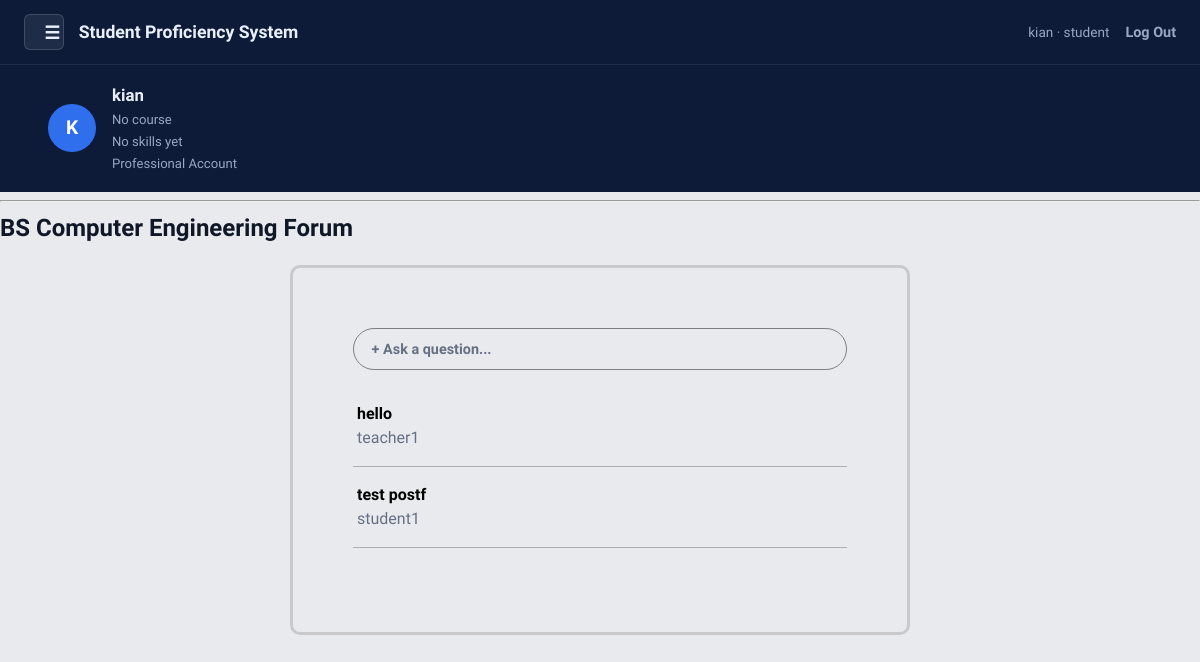
Page /forum/course/4/ (signed in) on the earlier database version.
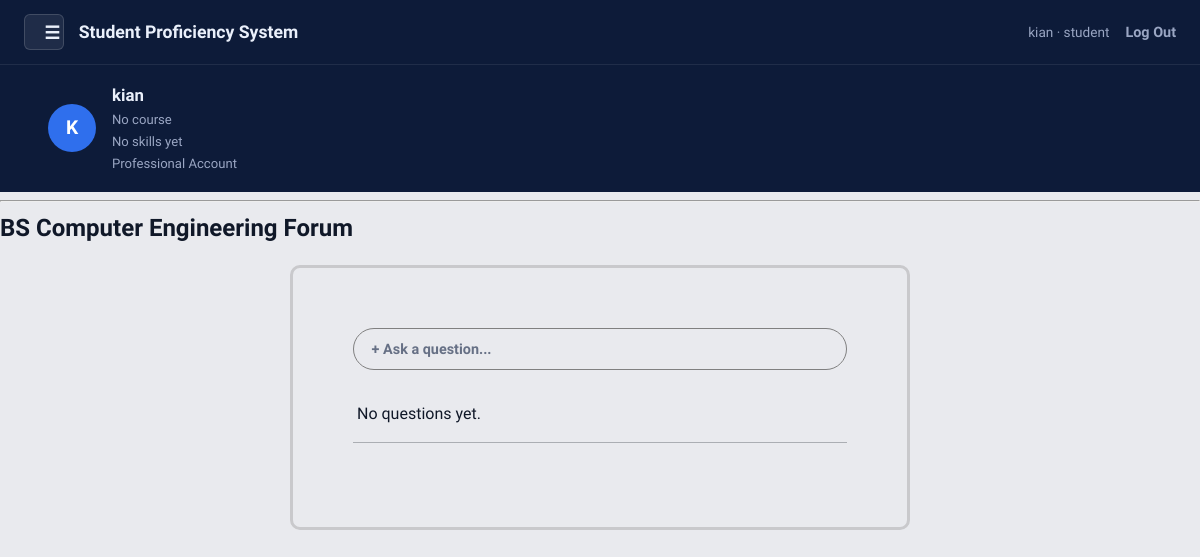
Same page on the later database version.
### accounts/models.py (models this page shows, shortened)
class Profile(models.Model):
    ROLE_CHOICES = [
        ('student', 'Student'),
        ('teacher', 'Teacher'),
    ]
    MODE_CHOICES = [
        ('personal', 'Personal'),
        ('professional', 'Professional'),
    ]
    user = models.OneToOneField(
        User, on_delete=models.CASCADE, related_name='profile')
    role = models.CharField(max_length=10, choices=ROLE_CHOICES)
    mode = models.CharField(
        max_length=15, choices=MODE_CHOICES, blank=True, null=True)
    course = models.ForeignKey(
        Course, on_delete=models.SET_NULL, null=True, blank=True)
    @property
    def is_manager(self):
        return self.role == 'teacher' or self.mode == 'personal'

### avatar/models.py (models this page shows, shortened)
class Course(models.Model):
    name = models.CharField(max_length=100)

### forum/models.py (models this page shows, shortened)
class ForumPost(models.Model):
    subject = models.ForeignKey(
        Subject, on_delete=models.CASCADE, related_name='posts', null=True, blank=True)
    course = models.ForeignKey(
        Course, on_delete=models.CASCADE, related_name='posts', null=True, blank=True)
    author = models.ForeignKey(User, on_delete=models.CASCADE)
    text = models.TextField()
    created_at = models.DateTimeField(auto_now_add=True)

### forum/views.py (the view)
# urls.py: path('course/', views.course_forum_view, name='course_forum_view'),
@login_required
def course_forum_view(request, course_id=None):
    if course_id:
        course = get_object_or_404(Course, id=course_id)
    else:
        course = request.user.profile.course
        if not course:
            return render(request, 'forum/no_course_forum.html')
    posts = ForumPost.objects.filter(course=course).order_by('-created_at')
    if request.method == 'POST':
        form = ForumPostForm(request.POST)
        if form.is_valid():
            post = form.save(commit=False)
            post.course = course
            post.author = request.user
            post.save()
            return redirect('course_forum_view_detail', course_id=course.id) if course_id else redirect('course_forum_view')
    else:
        form = ForumPostForm()
    bookmarked_ids = request.user.bookmark_set.values_list(
        'post_id', flat=True)
    return render(request, 'forum/course_forum_view.html', {
        'course': course, 'posts': posts, 'form': form, 'bookmarked_ids': bookmarked_ids
    })

### accounts/context_processors.py (called while the page is built)
def profile_banner(request):
    if not request.user.is_authenticated or request.user.profile.role != 'student':
        return {}
    top_skill = request.user.skills.order_by('-points').first()
    return {'top_skill': top_skill}

### forum/templates/forum/course_forum_view.html (shortened to what this page needs)
{% extends 'base.html' %}
{% block content %}
<h2>{{ course.name }} Forum</h2>
<div class="content-frame">
    <button id="askToggle" class="ask-question-btn">+ Ask a question...</button>
    <ul class="ruled-list">
        {% for post in posts %}
        <li>
            <div>
                <a href="{% url 'post_detail' post.id %}">{{ post.text|truncatewords:20 }}</a>
                <div class="muted-note">{{ post.author.username }}</div>
            </div>
        </li>
        {% empty %}
        <li>No questions yet.</li>
        {% endfor %}
    </ul>
</div>
{% endblock %}

### templates/base.html (shortened to what this page needs)
{% load static %}
<!DOCTYPE html>
<html>
<head>
    <link rel="stylesheet" href="{% static 'css/style.css' %}">
</head>
<body>
    <nav class="navbar">
        <div class="navbar-left">
            <button id="menuToggle" class="menu-btn" aria-label="Menu">☰</button>
            <span class="brand">Student Proficiency System</span>
        </div>
        {% if user.is_authenticated %}
        <div class="navbar-right">
            <span class="user-tag">{{ user.username }} · {{ user.profile.role }}</span>
            <form method="post" action="{% url 'logout' %}">
                <button type="submit" class="link-style">Log Out</button>
            </form>
        </div>
        {% else %}
        <div class="navbar-right">
            <a href="{% url 'login' %}" class="btn-auth">Log In</a>
            <a href="{% url 'signup' %}" class="btn-signup">Sign Up</a>
        </div>
        {% endif %}
    </nav>
    {% if user.is_authenticated and user.profile.role == 'student' %}
    <div class="profile-banner">
        <div class="profile-banner-inner">
            <div class="profile-avatar-circle">{{ user.username|slice:":1"|upper }}</div>
            <div class="profile-info">
                <div class="profile-name">{{ user.username }}</div>
                <div class="profile-line">{% if user.profile.course %}{{ user.profile.course.name }}{% else %}No
                    course{% endif %}</div>
                <div class="profile-line">{% if top_skill %}Top skill: {{ top_skill.skill.name }}
                    (Lv {{top_skill.level}}){% else %}No skills yet{% endif %}</div>
                <div class="profile-line">{% if user.profile.mode == 'personal' %}Personal Account{% else %}Professional
                    Account{% endif %}</div>
            </div>
        </div>
    </div>
    {% endif %}
    <hr>
    {% block content %}
    {% endblock %}
</body>
</html>

### static/css/style.css (style rules this page uses)
:root { --bg-dark: #0d1b39; --bg-light: #e9eaee; --panel: #FFFFFF; --line: #abaeb3; --text: #101828; --text-light: #EAF0FB; --muted: #667085; --muted-light: #9AA6C3; --blue: #2F6FED; --blue-dark: #1F54C4; --amber: #CE2029; --green: #0E8F6C; --rose: #C13A50; }
* { box-sizing: border-box; }
body { margin: 0; background: var(--bg-light); color: var(--text); font-family: 'Public Sans', sans-serif; line-height: 1.5; }
h1, h2, h3 { font-family: 'Sora', sans-serif; font-weight: 700; margin-top: 0; }
.navbar { background: var(--bg-dark); padding: 0.9rem 1.5rem; display: flex; justify-content: space-between; align-items: center; flex-wrap: wrap; gap: 0.75rem; }
.navbar-left { display: flex; align-items: center; gap: 0.9rem; }
.menu-btn { background: rgba(255, 255, 255, 0.08); border: 1px solid rgba(255, 255, 255, 0.15); color: var(--text-light); font-size: 1.1rem; width: 2.2rem; height: 2.2rem; border-radius: 6px; cursor: pointer; line-height: 1; }
.navbar .brand { color: var(--text-light); font-family: 'Sora', sans-serif; font-size: 1.1rem; font-weight: 700; }
.navbar-right { display: flex; align-items: center; gap: 1rem; }
.user-tag { color: var(--muted-light); font-size: 0.85rem; }
.navbar button.link-style { background: none; border: none; color: var(--muted-light); font-size: 0.9rem; cursor: pointer; padding: 0; font-family: inherit; }
.ruled-list { list-style: none; padding: 0; margin: 0 0 1.5rem; }
.ruled-list li { background: none; border: none; border-bottom: 1px solid var(--line); border-radius: 0; padding: 1rem 0.25rem; margin-bottom: 0; display: flex; justify-content: space-between; align-items: center; flex-wrap: wrap; gap: 0.5rem; }
button, input[type="submit"] { background: var(--blue); color: #fff; border: none; padding: 0.6rem 1.2rem; border-radius: 6px; font-size: 0.95rem; font-weight: 600; cursor: pointer; font-family: inherit; }
.profile-banner { background: var(--bg-dark); border-top: 1px solid rgba(255, 255, 255, 0.08); padding: 1.1rem 1.5rem; }
.profile-banner-inner { width: 100%; padding-left: 1.5rem; display: flex; align-items: center; gap: 1rem; }
.profile-avatar-circle { width: 3rem; height: 3rem; border-radius: 50%; background: var(--blue); color: #fff; display: flex; align-items: center; justify-content: center; font-family: 'Sora', sans-serif; font-weight: 700; font-size: 1.2rem; flex-shrink: 0; }
.profile-name { color: var(--text-light); font-family: 'Sora', sans-serif; font-weight: 700; font-size: 1.05rem; }
.profile-info { display: flex; flex-direction: column; gap: 0.15rem; }
.profile-line { color: var(--muted-light); font-size: 0.82rem; }
.content-frame { max-width: 620px; margin: 0 auto; border: 3px solid rgb(201, 201, 204); border-radius: 10px; padding: 3.75rem; background: none; }
.ask-question-btn { display: block; width: 100%; max-width: 620px; text-align: left; background: none; border: 1px solid gray; border-radius: 999px; padding: 0.7rem 1.1rem; color: var(--muted); font-size: 0.9rem; cursor: pointer; margin-bottom: 1rem; font-family: inherit; }

Differences in the rows shown:
removed ForumPost: text "hello", author.username "teacher1"
removed ForumPost: text "test postf", author.username "student1"
Other differences:
text now shown: "No questions yet."
